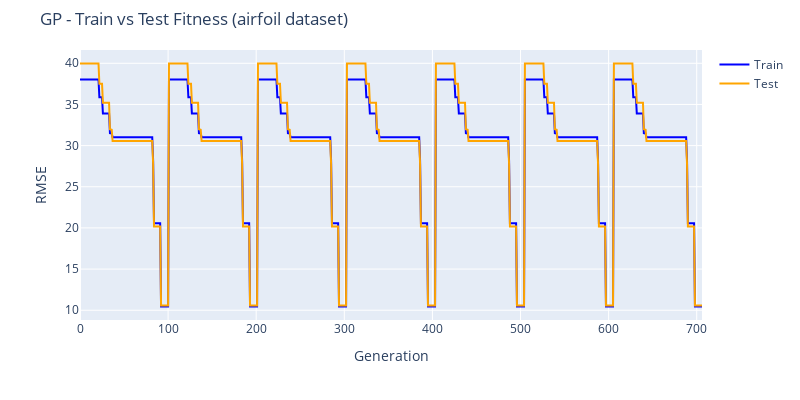

Source (notebook cell):
### Code cell
train_color = 'blue'
test_color = 'orange'

fig = go.Figure()
fig.add_trace(go.Scatter(y=pd.read_csv(local_var["log_path"], header=None).iloc[:, 5].values,
                         mode='lines', name='Train', line=dict(color=train_color)))
fig.add_trace(go.Scatter(y=pd.read_csv(local_var["log_path"], header=None).iloc[:, 8].values,
                         mode='lines', name='Test', line=dict(color=test_color)))
fig.update_layout(
    height=400, width=800,
    margin=dict(t=50),
    yaxis_range=[0, None],
    title_text='GP - Train vs Test Fitness (' + local_var["dataset_name"] + ' dataset)',
    xaxis_title='Generation', yaxis_title='RMSE'
)
fig.update_yaxes(range=[0, None])
fig.show()

### Figure 1 — Plotly figure (JSON) as saved in the notebook; plotly's stock layout.template omitted (floating-point values rounded to 4 significant figures; data arrays with more than 128 entries replaced by an {"elided": "..."} marker saying what was removed)
{"data": [{"line": {"color": "blue"}, "mode": "lines", "name": "Train", "type": "scatter", "y": {"elided": "707 float values"}}, {"line": {"color": "orange"}, "mode": "lines", "name": "Test", "type": "scatter", "y": {"elided": "707 float values"}}], "layout": {"height": 400, "margin": {"t": 50}, "title": {"text": "GP - Train vs Test Fitness (airfoil dataset)"}, "width": 800, "xaxis": {"title": {"text": "Generation"}}, "yaxis": {"range": [0, null], "title": {"text": "RMSE"}}}}
